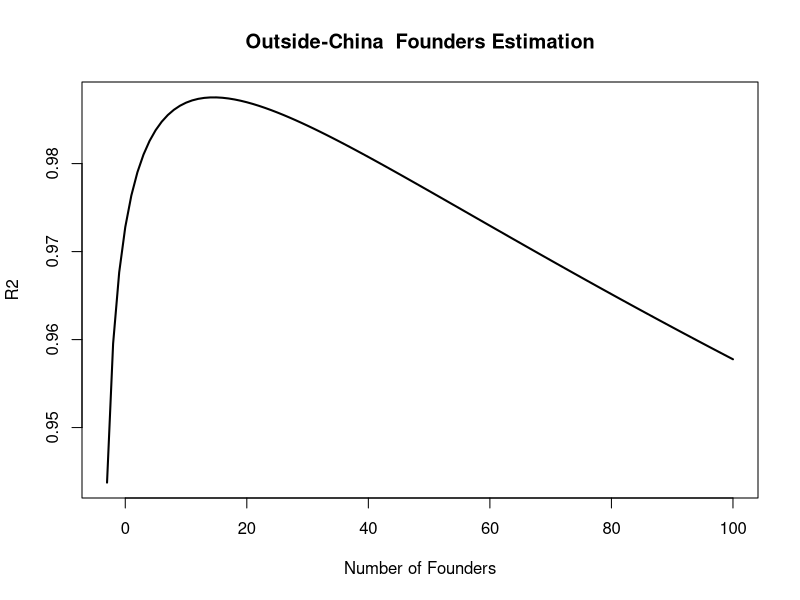

Write R code to recreate this figure. (Note: this script raises an error after producing the figure.)
name="Outside-China"
x=read.table("data.txt",header=T);
mi=1-min(x$N);
model_r2=0;
founders=0;
vr2=mi:100;
for(i in mi:100){
	vr2[i-mi+1]=cor(x$T,log10(x$N+i))^2;
	if(vr2[i-mi+1]>model_r2){	model_r2=vr2[i-mi+1];	founders=i;	}
}
png("FoundersEstimation.png",width=512,height=512);
plot(mi:100,vr2,type='l',xlab="Number of Founders", ylab="R2",	main=paste(name," Founders Estimation"),lwd=2);
abline(v=fo,col=2,lwd=2);
legend("topright", paste("Founders=",founders));
dev.off();
png("Log10Trend.png",width=512,height=512);
plot(x$T,log10(x$N+founders),pch=20,xlab="Day",ylab=paste("log10( N+",founders," )"), main=paste(name," Log10 Scaled Trend"));
abline(lm(log10(x$N+founders)~x$T),col=2);
legend("topleft", paste("R2=",sprintf("%.4f",model_r2)));
dev.off();

t=1:(length(x$T)+7);
n=1:(length(x$N)+7);
m=lm(log10(x$N+founders)~x$T);
a=m$coefficients[2];
b=m$coefficients[1];

for(i in 1:length(t)){
	if(i<=length(x$T)){ t[i]=x$T[i]; }
	else{ t[i]=t[i-1]+1; }
	n[i]=10^(a*t[i]+b);
}
png("InfectionPrediction.png",width=512,height=512);
plot(t,n,type='l',col=2,xlab="Day",ylab="Number of Diagnoses",main=paste(name," Infection Number Prediction"));
points(x$T,x$N,pch=20);
legend("topleft", paste("tenfold every ",sprintf("%.1f",1/a), " days"));
dev.off();
